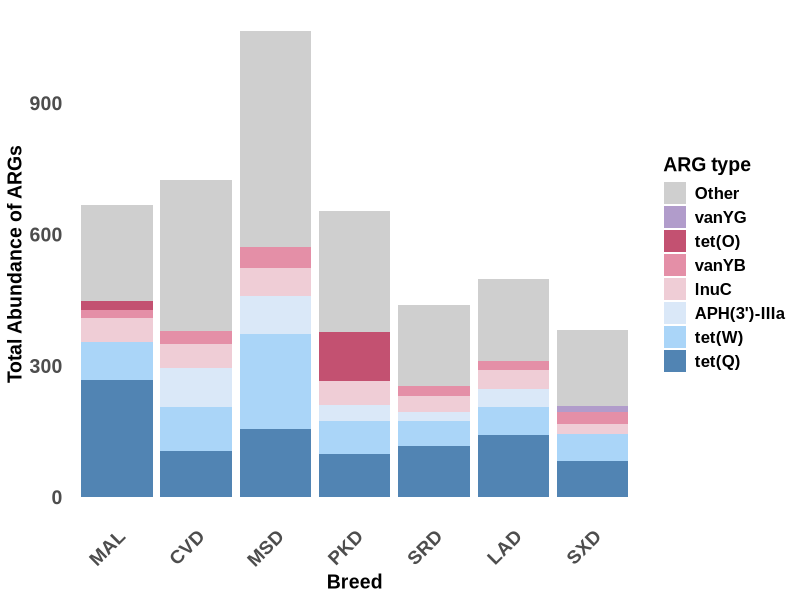

Here is the R script that generated this plot:
rm(list = ls())

# 加载所需的库
library(readr)   
library(dplyr)   
library(tidyr)

arg_breed_ARG_sum <- read_csv("CC_ARG_breed.csv")

# 获取每个品种内的Top5 ARG type丰度
arg_breed_top5 <- arg_breed_ARG_sum %>%
  group_by(Breed) %>% 
  mutate(Rank = rank(-Total_Abundance, ties.method = "first")) %>% # 按丰度降序排名
  filter(Rank <= 5) %>% 
  ungroup() %>%
  select(-Rank) 

# 获取ARG type并累加为 "Other"
arg_breed_other <- arg_breed_ARG_sum %>%
  anti_join(arg_breed_top5, by = c("Breed", "ARG_type")) %>% 
  group_by(Breed) %>%
  summarise(
    ARG_type = "Other", 
    Total_Abundance = sum(Total_Abundance) 
  )

# 合并 Top 5 和 "Other"
arg_breed_final <- bind_rows(arg_breed_top5, arg_breed_other)


# 加载所需的库
library(ggplot2)
library(dplyr)

# 定义 Breed 的顺序
breed_order <- c(
  "MAL", "CVD", "MSD", "PKD", "SRD", "LAD", "SXD"
)

# 定义 Species 的颜色映射
custom_colors <- c(
  "vanYG"  = "#b19ccb",
  "tet(O)" = "#c35171", 
  "vanYB" = "#e48fa7",  
  "lnuC" = "#efcdd6",  
  "APH(3')-IIIa" = "#dae8f8", 
  "tet(W)" = "#aad5f8",  
  "tet(Q)" = "#5184b3",
  "Other" = "#cfcfcf" 
)
arg_breed_final <- arg_breed_final %>%
  mutate(Breed = factor(Breed, levels = breed_order)) %>% 
  group_by(Breed) %>% 
  arrange(Total_Abundance) %>% 
  ungroup() 


desired_ARG_type_order <- c(
  "Other",
  "vanYG",
  "tet(O)", 
  "vanYB",  
  "lnuC",  
  "APH(3')-IIIa", 
  "tet(W)",  
  "tet(Q)"
)

arg_breed_final$ARG_type <- factor(
  arg_breed_final$ARG_type,
  levels = desired_ARG_type_order
)


p2 <- ggplot(data = arg_breed_final, aes(x = Breed, y = Total_Abundance, fill = ARG_type)) +
  geom_bar(stat = "identity", position = "stack") +
  scale_fill_manual(values = custom_colors) +
  theme_minimal() +
  labs(x = "Breed", y = "Total Abundance of ARGs", fill = "ARG type") +
  theme(
    panel.grid.major = element_blank(),
    panel.grid.minor = element_blank(),
    axis.text.x = element_text(angle = 45, hjust = 1, family = "Arial", face = "bold", size = 14),
    axis.title.x = element_text(family = "Arial", face = "bold", size = 14),
    axis.title.y = element_text(family = "Arial", face = "bold", size = 14),
    axis.text = element_text(family = "Arial", face = "bold", size = 14),
    legend.title = element_text(family = "Arial", face = "bold", size = 14),
    legend.text = element_text(family = "Arial", face = "bold", size = 12),
    plot.title = element_text(hjust = 0.5)
  ) +
  guides(fill = guide_legend(ncol = 1))

p2
